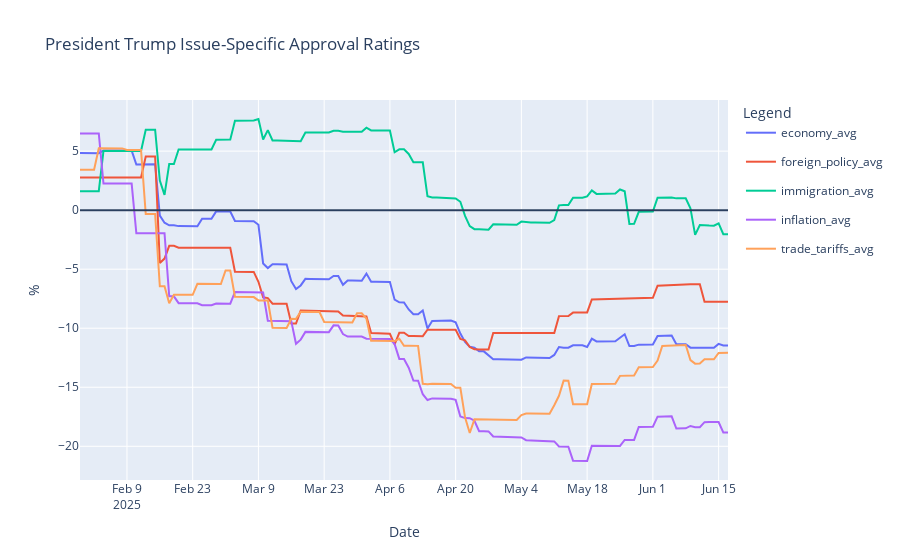

The code cell stored with this chart in its notebook:
### Code cell
line = px.line(net_issues, x='Date', y=['economy_avg', 'foreign_policy_avg', 'immigration_avg', 'inflation_avg', 'trade_tariffs_avg'])
line.update_traces(hovertemplate=None)
line.update_layout(hovermode='x unified')
fig = go.Figure(data=line.data)
fig.update_layout(
    title='President Trump Issue-Specific Approval Ratings',
    xaxis_title='Date',
    yaxis_title='%',
    legend_title='Legend',
    hovermode='x unified'
)
fig.add_hline(0)
fig.show()

### Figure 1 — Plotly figure (JSON) as saved in the notebook; plotly's stock layout.template omitted (floating-point values rounded to 4 significant figures; data arrays with more than 128 entries replaced by an {"elided": "..."} marker saying what was removed)
{"data": [{"legendgroup": "economy_avg", "line": {"color": "#636efa", "dash": "solid"}, "marker": {"symbol": "circle"}, "mode": "lines", "name": "economy_avg", "orientation": "v", "showlegend": true, "type": "scatter", "x": {"elided": "139 str values"}, "xaxis": "x", "y": {"elided": "139 float values"}, "yaxis": "y"}, {"legendgroup": "foreign_policy_avg", "line": {"color": "#EF553B", "dash": "solid"}, "marker": {"symbol": "circle"}, "mode": "lines", "name": "foreign_policy_avg", "orientation": "v", "showlegend": true, "type": "scatter", "x": {"elided": "139 str values"}, "xaxis": "x", "y": {"elided": "139 float values"}, "yaxis": "y"}, {"legendgroup": "immigration_avg", "line": {"color": "#00cc96", "dash": "solid"}, "marker": {"symbol": "circle"}, "mode": "lines", "name": "immigration_avg", "orientation": "v", "showlegend": true, "type": "scatter", "x": {"elided": "139 str values"}, "xaxis": "x", "y": {"elided": "139 float values"}, "yaxis": "y"}, {"legendgroup": "inflation_avg", "line": {"color": "#ab63fa", "dash": "solid"}, "marker": {"symbol": "circle"}, "mode": "lines", "name": "inflation_avg", "orientation": "v", "showlegend": true, "type": "scatter", "x": {"elided": "139 str values"}, "xaxis": "x", "y": {"elided": "139 float values"}, "yaxis": "y"}, {"legendgroup": "trade_tariffs_avg", "line": {"color": "#FFA15A", "dash": "solid"}, "marker": {"symbol": "circle"}, "mode": "lines", "name": "trade_tariffs_avg", "orientation": "v", "showlegend": true, "type": "scatter", "x": {"elided": "139 str values"}, "xaxis": "x", "y": {"elided": "139 float values"}, "yaxis": "y"}], "layout": {"hovermode": "x unified", "legend": {"title": {"text": "Legend"}}, "shapes": [{"type": "line", "x0": 0, "x1": 1, "xref": "x domain", "y0": 0, "y1": 0, "yref": "y"}], "title": {"text": "President Trump Issue-Specific Approval Ratings"}, "xaxis": {"title": {"text": "Date"}}, "yaxis": {"title": {"text": "%"}}}}
